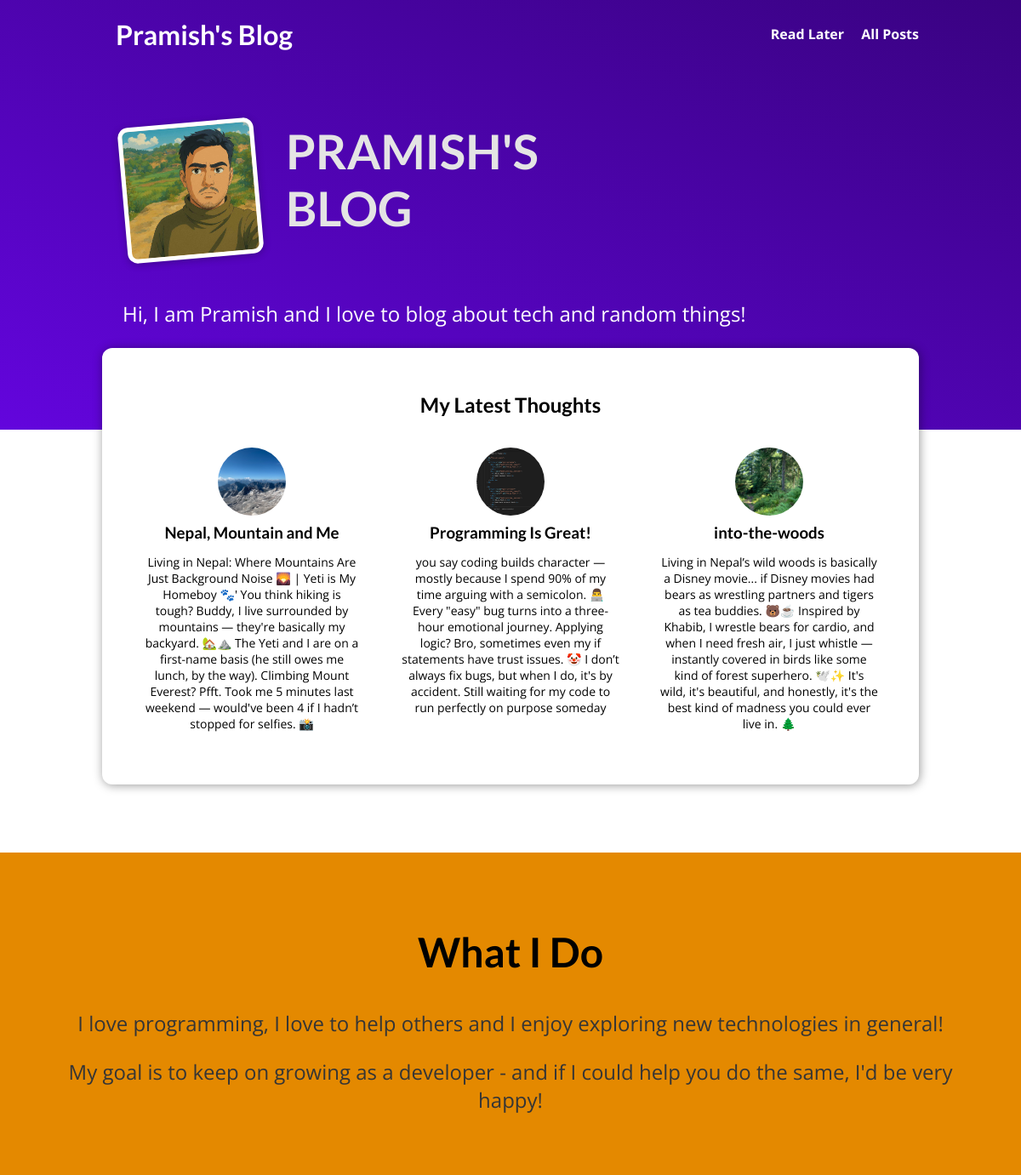
The page / on the database its author committed.
### blog/models.py (models this page shows, shortened)
class Post(models.Model):
    title = models.CharField(max_length=100)
    excerpt = models.TextField()
    date = models.DateField(auto_now=True)
    content = models.TextField(validators=[MinLengthValidator(10)])
    author = models.ForeignKey(Author, on_delete=models.SET_NULL, related_name='posts', null="True")
    slug = models.SlugField(unique=True, null=False)
    tags = models.ManyToManyField(Tag)
    image = models.ImageField(upload_to="images", null="True", blank="True")

### blog/views.py (the view)
# urls.py: path("", views.IndexView.as_view(), name="home-page"),
class IndexView(ListView):
    template_name = "blog/index.html"
    model = Post
    ordering = ["-date"]
    context_object_name = "posts"
    def get_queryset(self):
        queryset = super().get_queryset()
        data = queryset[:3]
        return data

### blog/templates/blog/index.html (shortened to what this page needs)
{% extends "base.html" %}
{% load static %}
{% block css_files %}
  <link rel="stylesheet" href="{% static "blog/post.css" %}" />
  <link rel="stylesheet" href="{% static "blog/index.css" %}" />
{% endblock %}
{% block content %}
<section id="welcome">
  <header>
    <img src="{% static "blog/images/gilibili.jpg" %}" alt="Pramish K.C - The Author Of This Blog" />
    <h2>PRAMISH'S BLOG</h2>
  </header>
  <p>Hi, I am Pramish and I love to blog about tech and random things!</p>
</section>
<section id="latest-posts">
  <h2>My Latest Thoughts</h2>
  <ul>
    {% for post in posts %}
    {% include "blog/include/post.html" %}
    {% endfor %}
  </ul>
</section>
<section id="about">
  <h2>What I Do</h2>
  <p>
    I love programming, I love to help others and I enjoy exploring new
    technologies in general!
  </p>
  <p>
    My goal is to keep on growing as a developer - and if I could help you do
    the same, I'd be very happy!
  </p>
</section>
{% endblock %}

### blog/templates/blog/include/post.html
{% load static %}
<li>
  <article class="post">
    <a href="{% url "post-detail-page" post.slug %}">
      <img src="{{ post.image.url }}" alt="{{ post.title }}"
      />
      <div class="post__content">
        <h3>{{ post.title }}</h3>
        <p style="font-size:14px;">
          {{ post.excerpt}}
        </p>
      </div>
    </a>
  </article>
</li>

### static/app.css (style rules this page uses)
* { box-sizing: border-box; }
html { font-family: 'Open Sans', 'Lato', sans-serif; }
body { margin: 0; }
h1, h2, h3 { font-family: 'Lato', sans-serif; font-weight: bold; }

### blog/static/blog/post.css (style rules this page uses)
.post { display: flex; flex-direction: column; align-items: center; text-align: center; }
.post a { text-decoration: none; color: black; transition: all 0.2s ease; padding: 1rem; }
.post img { width: 5rem; height: 5rem; object-fit: cover; border-radius: 50%; }
.post h3 { margin: 0.25rem 0; }

### blog/static/blog/index.css (style rules this page uses)
#welcome { background: linear-gradient(to right top, #6305dd, #390281); padding: 6rem 12%; }
#welcome header { display: flex; align-items: flex-start; margin: 3rem auto; }
#welcome img { width: 10rem; height: 10rem; object-fit: cover; object-position: top; border: 5px solid white; border-radius: 12px; background-color: #ffe1bf; transform: rotateZ(-5deg); box-shadow: 0 2px 8px rgba(0, 0, 0, 0.25); }
#welcome h2 { font-size: 3.5rem; margin: 0 0 0 2rem; color: #e4e4e4; width: 10rem; }
#welcome p { color: white; font-size: 1.5rem; }
#latest-posts { background-color: white; padding: 2rem; border-radius: 12px; width: 60rem; margin: -6rem auto 2rem auto; box-shadow: 1px 1px 12px rgba(0, 0, 0, 0.4); }
#latest-posts h2 { text-align: center; }
#latest-posts ul { list-style: none; margin: 0; padding: 0; display: flex; gap: 1rem; }
#latest-posts li { flex: 1; }
#about { text-align: center; padding: 3rem; background-color: #e48900; margin-top: 5rem; }
#about h2 { font-size: 3rem; }
#about p { font-size: 1.5rem; color: #353535; }

### rows shown on the page
Post: image (picture), title "Nepal, Mountain and Me", excerpt "Living in Nepal: Where Mountains Are Just Background Noise 🌄 | Yeti is My Homeboy 🐾' You think hiking is tough? Buddy, I live surrounded by mountains — they're basically my backyard. 🏡⛰️ The Yeti and I are on a first-name basis (he still owes me lunch, by the way). Climbing Mount Everest? Pfft. Took me 5 minutes last weekend — would've been 4 if I hadn’t stopped for selfies. 📸"
Post: image (picture), title "Programming Is Great!", excerpt "you say coding builds character — mostly because I spend 90% of my time arguing with a semicolon. 👨‍💻 Every \"easy\" bug turns into a three-hour emotional journey. Applying logic? Bro, sometimes even my if statements have trust issues. 🤡 I don’t always fix bugs, but when I do, it's by accident. Still waiting for my code to run perfectly on purpose someday"
Post: image (picture), title "into-the-woods", excerpt "Living in Nepal’s wild woods is basically a Disney movie... if Disney movies had bears as wrestling partners and tigers as tea buddies. 🐻☕ Inspired by Khabib, I wrestle bears for cardio, and when I need fresh air, I just whistle — instantly covered in birds like some kind of forest superhero. 🕊️✨ It's wild, it's beautiful, and honestly, it's the best kind of madness you could ever live in. 🌲"
